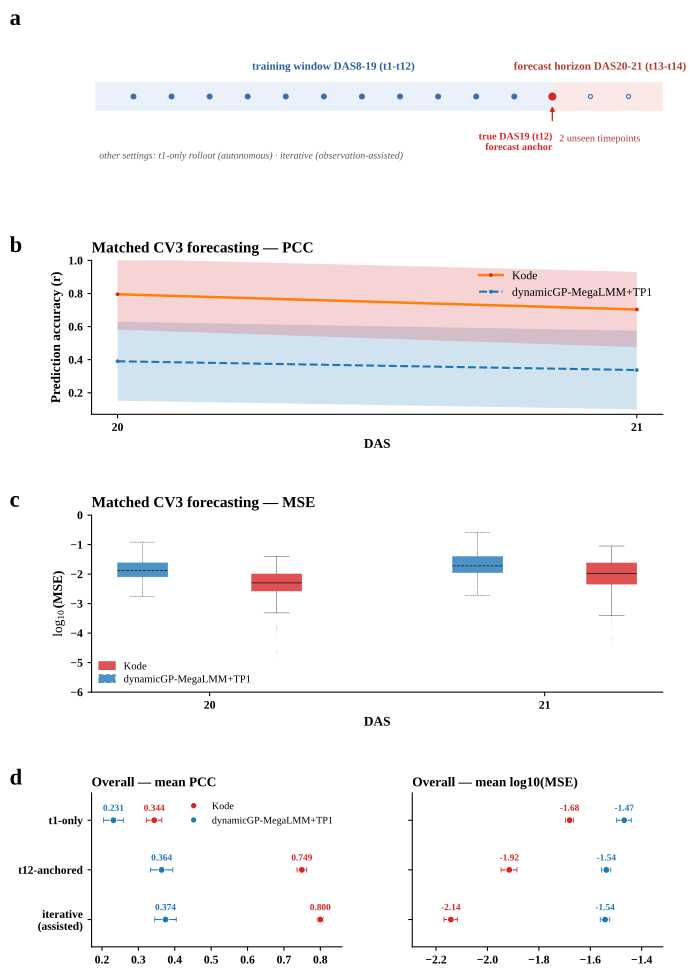

Write the Python code that produced this figure.
# -*- coding: utf-8 -*-
"""fig7_extrap_v2.py — 图七 外推 (forecasting) 主图 v2 (2026-09-20: 并入新跑的作者 CV3 数值), 四个数据集共用一份脚本 (照 fig7_extrap_maize.py 的版式)
用法: python fig7_extrap.py --dataset maize|arab|rice|uav
数据 (同目录, 由 make_fig7_data.py 生成):
  fig7_<ds>_b.csv  逐 DAS 的 mean/sd PCC/MSE (rec_tk; 有作者冻结值的数据集里 method 会有两行)
  fig7_<ds>_c.csv  逐 trait 的 MSE (rec_tk)
  fig7_<ds>_d.csv  三条件总体 mean/sd (rec_t1 / rec_tk / iter)
输出: fig7_extrap_<ds>.svg
"""
import os, argparse
import numpy as np, pandas as pd, matplotlib
matplotlib.use("Agg")
import matplotlib.pyplot as plt
from matplotlib.patches import Rectangle, Patch, FancyArrowPatch
from matplotlib.lines import Line2D

HERE = os.path.dirname(os.path.abspath(__file__))
plt.rcParams.update({
    "font.family": "serif", "font.serif": ["Times New Roman", "DejaVu Serif"],
    "mathtext.fontset": "custom", "mathtext.rm": "Times New Roman",
    "mathtext.it": "Times New Roman:italic",
    "font.size": 10, "axes.titlesize": 11.5, "axes.labelsize": 10,
    "axes.linewidth": 0.8, "xtick.labelsize": 8.8, "ytick.labelsize": 8.8,
    "legend.fontsize": 8.8, "savefig.dpi": 300, "figure.dpi": 110, "svg.fonttype": "none",
})
C_K, C_D = "#D62728", "#1F77B4"
LAB_K, LAB_D = "Kode", "dynamicGP-MegaLMM+TP1"
# 每个数据集: n_test(尾部留出点数) + 全部 DAS (从数据里读) + 面板 d 的横轴范围 (None=自适应)
SPECS = {
    "maize": dict(n_test=5, name="Maize MAGIC"),
    "arab":  dict(n_test=2, name="Arabidopsis"),
    "rice":  dict(n_test=2, name="Rice (control)"),
    "uav":   dict(n_test=2, name="UAV RGB (drought)"),
}

DS = "arab"
spec = SPECS[DS]
B = pd.read_csv(f"{HERE}/fig7_{DS}_b_v2.csv")
C = pd.read_csv(f"{HERE}/fig7_{DS}_c_v2.csv")
Dd = pd.read_csv(f"{HERE}/fig7_{DS}_d_v2.csv")
DAS = sorted(B[B.method == LAB_K]["DAS"].astype(int).unique())
T = len(DAS); NT = int(spec["n_test"]); FC = DAS[-NT:]; TK = T - NT
ANCHOR = DAS[TK - 1]
HAS_AU = LAB_D in set(B.method)
print(f"[{DS}] T={T} DAS={DAS} | anchor t{TK}=DAS{ANCHOR} | horizon={FC} | 作者方法: {HAS_AU}")


def style(ax, title, ylab=None, xlab=None):
    if ylab: ax.set_ylabel(ylab, fontweight="bold", fontsize=10)
    if xlab: ax.set_xlabel(xlab, fontweight="bold", fontsize=10)
    ax.set_title(title, fontsize=11.5, fontweight="bold", loc="left", pad=6)
    ax.spines["top"].set_visible(False); ax.spines["right"].set_visible(False)
    ax.tick_params(axis="both", which="both", length=3)
    for lab in ax.get_xticklabels() + ax.get_yticklabels(): lab.set_fontweight("bold")


fig = plt.figure(figsize=(7.0, 11.0))
gs = fig.add_gridspec(4, 2, height_ratios=[0.82, 1.0, 1.15, 1.0], hspace=0.66, wspace=0.28,
                      left=0.135, right=0.985, top=0.93, bottom=0.065)

# ---------- a) 协议示意 (按数据集自适应: T 个时间点, 前 TK 训练, 后 NT 预测) ----------
axa = fig.add_subplot(gs[0, :]); axa.set_xlim(-0.6, T + 0.4); axa.set_ylim(-1.5, 2.5); axa.axis("off")
wtrain = TK - 0.5
axa.add_patch(Rectangle((-0.5, 0.05), wtrain + 0.5, 0.9, facecolor="#EAF1FA", edgecolor="none", zorder=0))
axa.add_patch(Rectangle((wtrain, 0.05), T - wtrain + 0.5, 0.9, facecolor="#FBE9E7", edgecolor="none", zorder=0))
axa.text(wtrain / 2, 1.35, f"training window  DAS{DAS[0]}-{ANCHOR}  (t1-t{TK})", ha="center",
         fontsize=8.4, color="#2C5D9E", fontweight="bold")
axa.text(wtrain + (T - wtrain) / 2, 1.35, f"forecast horizon  DAS{FC[0]}-{FC[-1]}  (t{TK+1}-t{T})",
         ha="center", fontsize=8.4, color="#B23A2E", fontweight="bold")
for i in range(T):
    axa.plot([i + 0.5], [0.5], marker="o", ms=3.6 if i < TK else 3.0,
             mfc="#3C6DB0" if i < TK else "white", mec="#3C6DB0", mew=0.9, zorder=3)
axa.plot([wtrain], [0.5], marker="o", ms=7.0, mfc=C_K, mec="white", mew=0.8, zorder=5)
axa.add_patch(FancyArrowPatch((wtrain, -0.35), (wtrain, 0.28), arrowstyle="-|>", mutation_scale=7,
                             lw=1.0, color=C_K, zorder=5))
axa.text(wtrain, -0.62, f"true DAS{ANCHOR} (t{TK})\nforecast anchor", ha="right", va="top", fontsize=7.6,
         color=C_K, fontweight="bold")
axa.text(wtrain + 0.18, -0.70, f"{NT} unseen timepoint{'s' if NT > 1 else ''}", ha="left", va="top", fontsize=7.6, color="#B23A2E")
axa.text(-0.4, -1.25, "other settings:  t1-only rollout (autonomous)   ·   iterative (observation-assisted)",
         ha="left", va="top", fontsize=7.4, color="0.35", style="italic")

# ---------- b) PCC (线 + ribbon) ----------
axb = fig.add_subplot(gs[1, :])
series = [(LAB_D, C_D, "--")] if HAS_AU else []
series += [(LAB_K, C_K, "-")]
# 2026-09-27: ?????? Kode ??, ????
LEG_ORDER = [LAB_K, LAB_D] if HAS_AU else [LAB_K]
for who, col, ls in series:
    g = B[B.method == who].sort_values("DAS"); g = g[g.DAS.isin(FC)]
    axb.fill_between(g.DAS, g.pcc_mean - g.pcc_sd, g.pcc_mean + g.pcc_sd, color=col, alpha=0.20, lw=0, zorder=2)
    axb.plot(g.DAS, g.pcc_mean, ls=ls, lw=1.9 if who == LAB_K else 1.6, marker="o", ms=2.6,
             mec=col, mfc=col, mew=0.25, label=who, zorder=3)
style(axb, "Matched CV3 forecasting — PCC", "Prediction accuracy (r)", "DAS")
axb.set_xticks(FC)
# 2026-09-27: ??? mean?SD ??????(???? mean, ??????), ???? PCC ? [0,1]
_lohi = [(v - s, v + s) for who, _c, _l in series
         for v, s in zip(B[(B.method == who) & (B.DAS.isin(FC))].pcc_mean,
                         B[(B.method == who) & (B.DAS.isin(FC))].pcc_sd)
         if np.isfinite(v) and np.isfinite(s)]
_lo = min(a for a, _b in _lohi); _hi = max(b for _a, b in _lohi)
axb.set_ylim(max(0.0, _lo - 0.03), min(1.0, _hi + 0.03))
_h, _l = axb.get_legend_handles_labels()
_idx = [_l.index(x) for x in LEG_ORDER if x in _l]
axb.legend([_h[i] for i in _idx], [_l[i] for i in _idx], frameon=False, loc="upper right")

# ---------- c) MSE (log10 分组箱线) ----------
axc = fig.add_subplot(gs[2, :])
offs = [0.0] if not HAS_AU else [-0.20, +0.20]
for (who, col, ls), off in zip(series, offs if HAS_AU else [0.0]):
    for i, t in enumerate(FC):
        v = C[(C.method == who) & (C.time == t)]["mse"].values.astype(float)
        v = np.log10(v[np.isfinite(v) & (v > 0)])
        if v.size == 0: continue
        bp = axc.boxplot([v], positions=[i + off], widths=0.15 if HAS_AU else 0.34, patch_artist=True,
                         manage_ticks=False, showfliers=True,
                         flierprops=dict(marker="o", markersize=0.8, markerfacecolor="0.35", markeredgecolor="none", alpha=0.1),
                         whiskerprops=dict(linewidth=0.35, color="0.25", linestyle=ls),
                         capprops=dict(linewidth=0.35, color="0.25", linestyle=ls),
                         boxprops=dict(linewidth=0.35, linestyle=ls),
                         medianprops=dict(linewidth=0.6, color="0.1", linestyle=ls))
        bp["boxes"][0].set_facecolor(col); bp["boxes"][0].set_edgecolor(col); bp["boxes"][0].set_alpha(0.80)
style(axc, "Matched CV3 forecasting — MSE", r"$\log_{10}$(MSE)", "DAS")
axc.set_xticks(range(len(FC))); axc.set_xticklabels([str(t) for t in FC])
lg = np.log10(C.mse[C.mse > 0])
axc.set_ylim(-6.0, 0.0)   # 2026-09-27: -6..0 (???? -0.17 ???)   # 2026-09-27: ?? -5..-1 (?????? 15 ????, ????????)
axc.legend(handles=[Patch(facecolor=C_K, edgecolor=C_K, alpha=0.80, label=LAB_K)]
           + ([Patch(facecolor=C_D, edgecolor=C_D, alpha=0.80, linestyle="--", label=LAB_D)] if HAS_AU else []),
           frameon=False, loc="lower left", fontsize=8.0, handlelength=1.5, borderpad=0.2, labelspacing=0.3)

# ---------- d) 三条件 paired dot ----------
AXP = fig.add_subplot(gs[3, 0]); AXM = fig.add_subplot(gs[3, 1])
SC = [("rec_t1", "t1-only"), ("rec_tk", f"t{TK}-anchored"), ("iter", "iterative\n(assisted)")]
ypos = np.arange(len(SC))[::-1]


def paired(ax, metric, xlab, xlim, log=False):
    # log=True: 图上画 log10(值), 误差棒取 log10(m - sd) / log10(m + sd) (非对称)
    for y, (s, _sl) in zip(ypos, SC):
        for who, col in series_labels:
            r = Dd[(Dd.method == who) & (Dd.scenario == s)]
            if len(r) == 0: continue
            r = r.iloc[0]
            m = float(r[f"{metric}_mean"]); sd = float(r[f"{metric}_sd"])
            if log:
                val = float(np.log10(m))
                xerr = [[val - float(np.log10(max(m - sd, 1e-12)))], [float(np.log10(m + sd)) - val]]
                lab = "%.2f" % val
            else:
                val = m; xerr = [sd]; lab = "%.3f" % m
            ax.errorbar([val], [y], xerr=xerr, fmt="o", ms=5.0, color=col,
                        mec="white", mew=0.6, capsize=2.0, elinewidth=0.8, zorder=3)
            ax.text(val, y + 0.19, lab, ha="center", fontsize=7.0,
                    color=col, fontweight="bold")
    ax.set_yticks(ypos); ax.set_yticklabels([s for _k, s in SC], fontsize=8.6)
    ax.set_ylim(-0.55, len(SC) - 0.45); ax.set_xlim(*xlim)
    style(ax, xlab, None, None)


series_labels = [(who, col) for who, col, _ls in series]
_all = [v for m in ("pcc", "mse") for who, _c in series_labels for s, _sl in SC
        for v in [Dd[(Dd.method == who) & (Dd.scenario == s)][f"{m}_mean"]] if len(v)]
px = [float(v.iloc[0]) for v in _all[:len(_all) // 2]] or [0.3]
mx = [float(v.iloc[0]) for v in _all[len(_all) // 2:]] or [0.01]
mxl = [float(np.log10(v)) for v in mx if v > 0] or [-1.5]
paired(AXP, "pcc", f"mean PCC ({FC[0]}-{FC[-1]})", (max(0.0, min(px) - 0.06), min(1.02, max(px) + 0.06)))
# 2026-09-28: 面板 d 的 MSE 改画 log10(MSE), 与面板 c / 图2 口径一致
paired(AXM, "mse", f"mean log10(MSE) ({FC[0]}-{FC[-1]})", (min(mxl) - 0.15, max(mxl) + 0.15), log=True)
AXP.set_title("Overall — mean PCC", fontsize=10, fontweight="bold", loc="left", pad=5)
AXM.set_title("Overall — mean log10(MSE)", fontsize=10, fontweight="bold", loc="left", pad=5)
AXM.set_yticklabels([])
_cdict = {w: c for w, c in series_labels}
_seq = LEG_ORDER + [w for w, _c in series_labels if w not in LEG_ORDER]
AXP.legend(handles=[Line2D([], [], marker="o", ls="", ms=5.0, color=_cdict[w], mec="white", label=w)
                    for w in _seq if w in _cdict], frameon=False, loc="upper right", fontsize=7.6)

# ---------- 统一面板字母 ----------
fig.canvas.draw()
_r = fig.canvas.get_renderer(); _W = fig.get_figwidth() * fig.dpi; _lefts = []
for _ax in fig.axes:
    _arts = (list(_ax.texts) + [_ax.title, _ax.xaxis.label, _ax.yaxis.label]
             + list(_ax.get_xticklabels()) + list(_ax.get_yticklabels()))
    for _t in _arts:
        if _t.get_text().strip(): _lefts.append(_t.get_window_extent(renderer=_r).x0)
for _t in fig.texts:
    if _t.get_text().strip(): _lefts.append(_t.get_window_extent(renderer=_r).x0)
for _lab, _ax in [("a", axa), ("b", axb), ("c", axc), ("d", AXP)]:
    fig.text(min(_lefts) / _W - 0.012, _ax.get_position().y1 + 0.008, _lab, fontsize=17, fontweight="bold")

out = os.path.join(HERE, f"fig7_extrap_{DS}.svg")
fig.savefig(out, format="svg", bbox_inches="tight")
print("saved ->", out)
